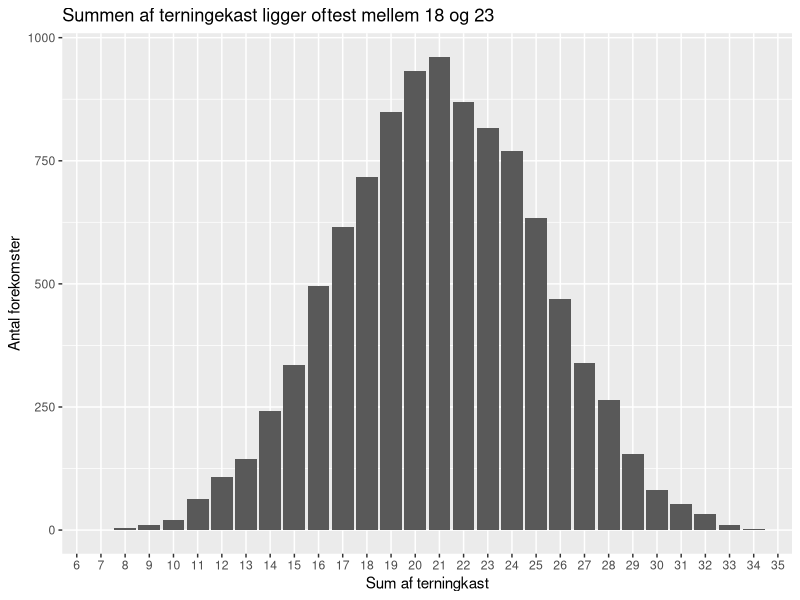
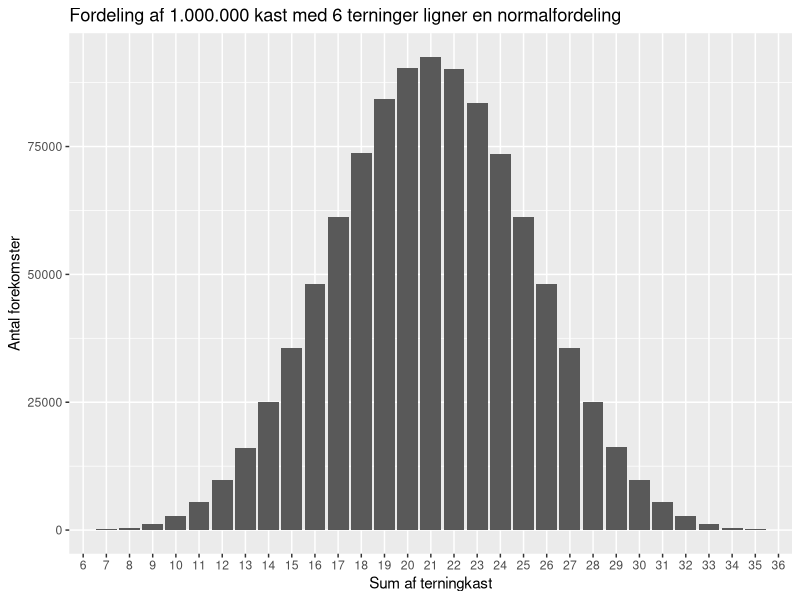

R code for these plots, in order:
library(ggplot2)
##### Ola 1 #####

#### opgave 3.1 ####

roll_prob <- function(n){
  roll5 <- sample(1:6, n, replace = TRUE)
  sum5 <- sum(roll5 == 5)
  prob5 <- sum5/n*100
  return(list(sum5, prob5))
}

roll_prob(25000)

#Her var der 4155 gange der var nummeret 5.
#det vil så sige at der er 4155/25000=0,166==16,6%


#### opgave 3.2 Plot 1 ####

# lav et script der slår med 6 terninger og vis summen
roll2 <- sum(sample(1:6, 6, replace = TRUE))
# test terning
roll2

# slå nu 10.000 gange og lav et barplot af resultatet
roll2_6 <- replicate(10000, sum(sample(1:6, 6, replace = TRUE)))

# test
roll2_6

# lav en tabel over alle terning kast
roll_count <- as.data.frame(table(roll2_6))
View(roll_count)
# opsæt barplot over 10.000 kast
ggplot(data = roll_count)+
  geom_bar(aes(x = roll2_6, y = Freq), stat = "identity")+
  labs(x = "Sum af terningkast", 
       y = "Antal forekomster",
       title = "Summen af terningekast ligger oftest mellem 18 og 23")


#### opgave 3.3 plot 2 ####

# brug vores sample fra opgave 3.2 og slå 1.000.000 gange og lav et barplot
roll_1mil <- replicate(1000000, sum(sample(1:6, 6, replace = TRUE)))
# test
roll_1mil
# lav en tabel over kast
count_of_rolls <- as.data.frame(table(roll_1mil))
# opsæt et barplot over 1.000.000 kast
ggplot(data = count_of_rolls)+
  geom_bar(aes(x = roll_1mil, y = Freq), stat = "identity")+
  labs(x = "Sum af terningkast",
       y = "Antal forekomster",
       title = "Fordeling af 1.000.000 kast med 6 terninger ligner en normalfordeling")

#### opgave 3.4 Lav dine egne data ####

# Generer en tilfældig række af tal
Random_numbers <- sample(c(1,2,3,5,6), size = 5)

# Test resultatet
print(Random_numbers)

# Opret to matricer
matrix1 <- matrix(data = (2:6), nrow = 5, ncol = 1)
matrix2 <- matrix(data = Random_numbers, nrow = 5, ncol = 1, dimnames = NULL)

# Kombiner matricerne
CM <- cbind(matrix1, matrix2)
colnames(CM) <- NULL

# Vis den kombinerede matrix
print(CM)

